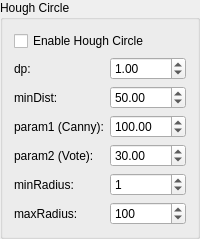
          <widget class="QGroupBox" name="group_hough">
           <property name="title">
            <string>Hough Circle</string>
           </property>
           <layout class="QVBoxLayout" name="hough_v_layout">
            <item>
             <widget class="QCheckBox" name="chk_hough_enable">
              <property name="text">
               <string>Enable Hough Circle</string>
              </property>
             </widget>
            </item>
            <item>
             <layout class="QFormLayout" name="hough_form_layout">
              <item row="0" column="0">
               <widget class="QLabel" name="label_hough_dp">
                <property name="text">
                 <string>dp:</string>
                </property>
               </widget>
              </item>
              <item row="0" column="1">
               <widget class="QDoubleSpinBox" name="hough_dp">
                <property name="minimum">
                 <double>0.1</double>
                </property>
                <property name="maximum">
                 <double>10.0</double>
                </property>
                <property name="singleStep">
                 <double>0.1</double>
                </property>
                <property name="value">
                 <double>1.0</double>
                </property>
               </widget>
              </item>
              <item row="1" column="0">
               <widget class="QLabel" name="label_hough_minDist">
                <property name="text">
                 <string>minDist:</string>
                </property>
               </widget>
              </item>
              <item row="1" column="1">
               <widget class="QDoubleSpinBox" name="hough_minDist">
                <property name="minimum">
                 <double>1.0</double>
                </property>
                <property name="maximum">
                 <double>1000.0</double>
                </property>
                <property name="value">
                 <double>50.0</double>
                </property>
               </widget>
              </item>
              <item row="2" column="0">
               <widget class="QLabel" name="label_hough_param1">
                <property name="text">
                 <string>param1 (Canny):</string>
                </property>
               </widget>
              </item>
              <item row="2" column="1">
               <widget class="QDoubleSpinBox" name="hough_param1">
                <property name="maximum">
                 <double>500.0</double>
                </property>
                <property name="value">
                 <double>100.0</double>
                </property>
               </widget>
              </item>
              <item row="3" column="0">
               <widget class="QLabel" name="label_hough_param2">
                <property name="text">
                 <string>param2 (Vote):</string>
                </property>
               </widget>
              </item>
              <item row="3" column="1">
               <widget class="QDoubleSpinBox" name="hough_param2">
                <property name="maximum">
                 <double>200.0</double>
                </property>
                <property name="value">
                 <double>30.0</double>
                </property>
               </widget>
              </item>
              <item row="4" column="0">
               <widget class="QLabel" name="label_hough_minRadius">
                <property name="text">
                 <string>minRadius:</string>
                </property>
               </widget>
              </item>
              <item row="4" column="1">
               <widget class="QSpinBox" name="hough_minRadius">
                <property name="maximum">
                 <number>1000</number>
                </property>
                <property name="value">
                 <number>1</number>
                </property>
               </widget>
              </item>
              <item row="5" column="0">
               <widget class="QLabel" name="label_hough_maxRadius">
                <property name="text">
                 <string>maxRadius:</string>
                </property>
               </widget>
              </item>
              <item row="5" column="1">
               <widget class="QSpinBox" name="hough_maxRadius">
                <property name="maximum">
                 <number>1000</number>
                </property>
                <property name="value">
                 <number>100</number>
                </property>
               </widget>
              </item>
             </layout>
            </item>
           </layout>
          </widget>
